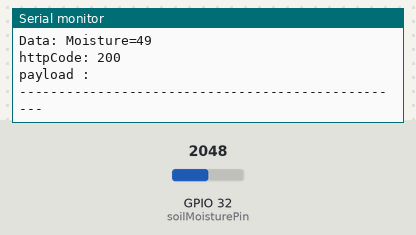
The sketch below on a simulated ESP32. On the bench: the last lines printed to the serial monitor. The test bench sets the inputs (shaded band); at power-on: GPIO 32 (soilMoisturePin) = 2048. WiFi joins after 1.5 s; servers stay silent unless stated; uploads are accepted with an empty reply.

Above: at 3.7 s.
3.8 s: GPIO 32 (soilMoisturePin) set to 2866
At 7.87 s:
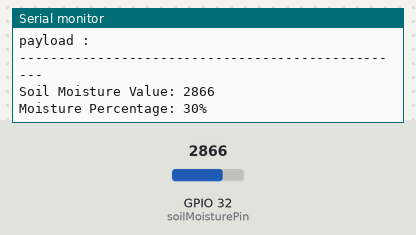
9.6 s: GPIO 32 (soilMoisturePin) set to 3603
At 13.08 s:
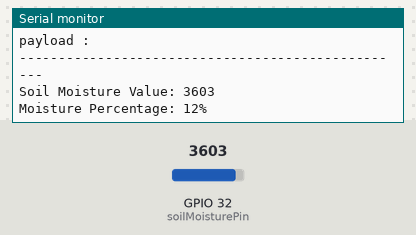
Timing chart, 0 to 14.6 s (numbered marks = the images above; inputs shaded):
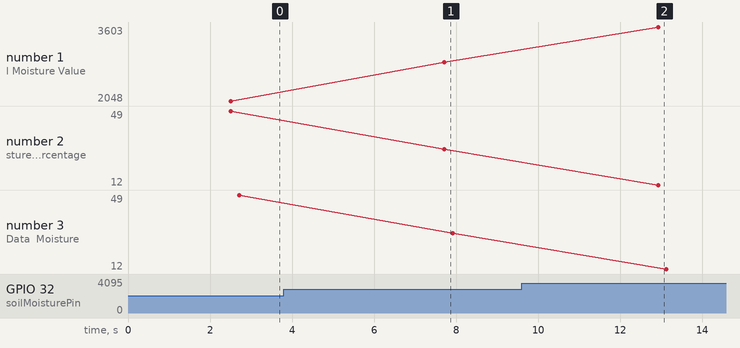

Measured:
- after the input at 3.8 s, the serial monitor: prints a new line after 3.9 s (image 1)
- after the input at 9.6 s, the serial monitor: prints a new line after 3.3 s (image 2)
- plotted number 1: 2048 → 2866 after the input at 3.8 s, 2866 → 3603 after the input at 9.6 s
- plotted number 2: 49 → 30 after the input at 3.8 s, 30 → 12 after the input at 9.6 s
- plotted number 3: 49 → 30 after the input at 3.8 s, 30 → 12 after the input at 9.6 s

The sketch:

sketch_dec04a.ino
```cpp
#include<WiFi.h>
#include<HTTPClient.h>

const int soilMoisturePin = 32; // Replace with the actual pin connected to the soil moisture sensor


String URL = "http://192.168.10.14/dht11_project/test_data.php"; // Replace with the actual URL of the server

const char* ssid = "Redmi 12C"; // Replace with the actual SSID
const char* password = "password"; // Replace with the actual password

int moisture = 0;


void setup() {
  Serial.begin(115200);

  connectWiFi();

}

void loop() {
  int soilMoistureValue = analogRead(soilMoisturePin);

  // Reverse the mapping if lower values mean wet and higher values mean dry
  int moisturePercentage = map(soilMoistureValue, 4095, 0, 0, 100);

  Serial.print("Soil Moisture Value: ");
  Serial.println(soilMoistureValue);

  Serial.print("Moisture Percentage: ");
  Serial.print(moisturePercentage);
  Serial.println("%");

  if(WiFi.status() != WL_CONNECTED){
    connectWiFi();
    }

 String postData = "Moisture=" + String(moisturePercentage);

  HTTPClient http;
  http.begin(URL);
  http.addHeader("Content-Type", "application/x-www-form-urlencoded");

  int httpCode = http.POST(postData);
  String payload = http.getString();


  Serial.print("URL : "); Serial.println(URL);
  Serial.print("Data: "); Serial.println(postData);
  Serial.print("httpCode: "); Serial.println(httpCode);
  Serial.print("payload : "); Serial.println(payload);
  Serial.println("--------------------------------------------------");
  delay(5000);
}

void connectWiFi() {
  WiFi.mode(WIFI_OFF);
  delay(1000);
  //This line hides the viewing of ESP as wifi hotspot
  WiFi.mode(WIFI_STA);

  WiFi.begin(ssid, password);
  Serial.println("Connecting to WiFi");

  while (WiFi.status() != WL_CONNECTED) {
    delay(500);
    Serial.print(".");
  }

  Serial.print("connected to : "); Serial.println(ssid);
  Serial.print("IP address: "); Serial.println(WiFi.localIP());
}
```
